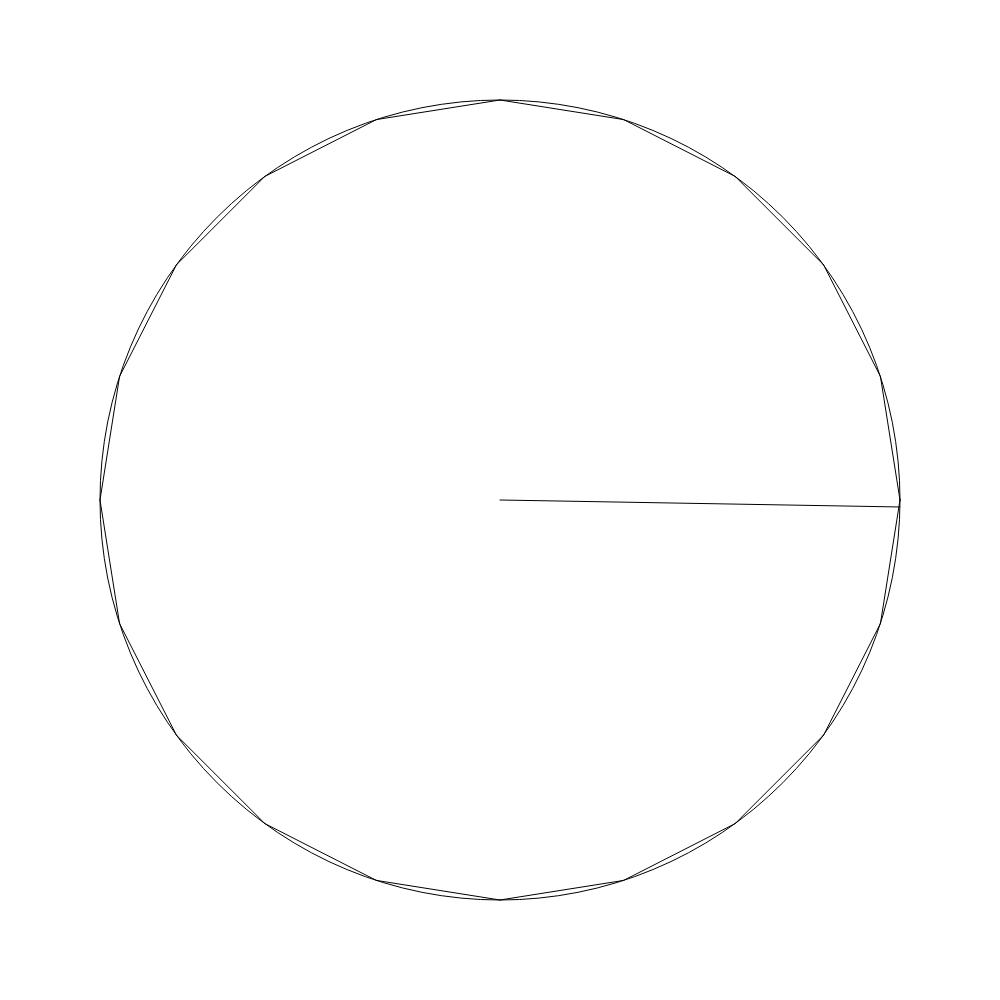
Frame 1 (no input)
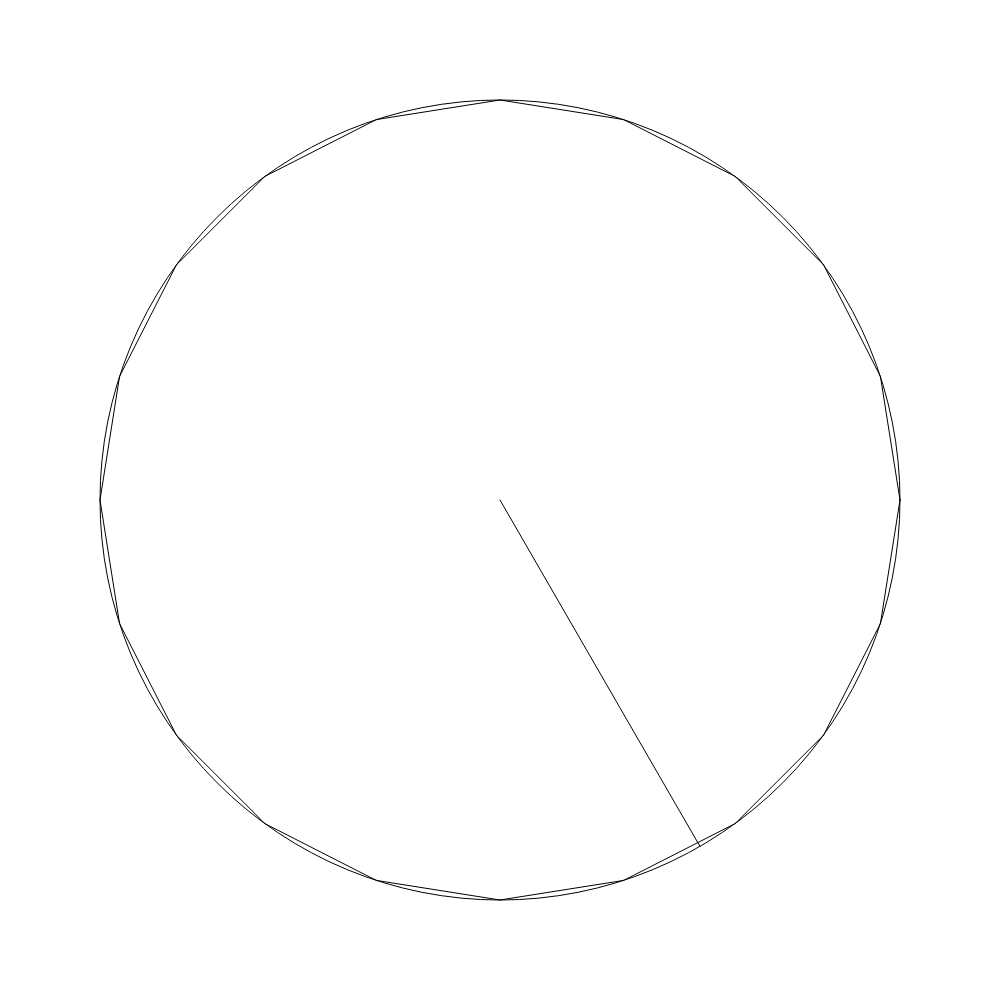
Frame 60 (no input)
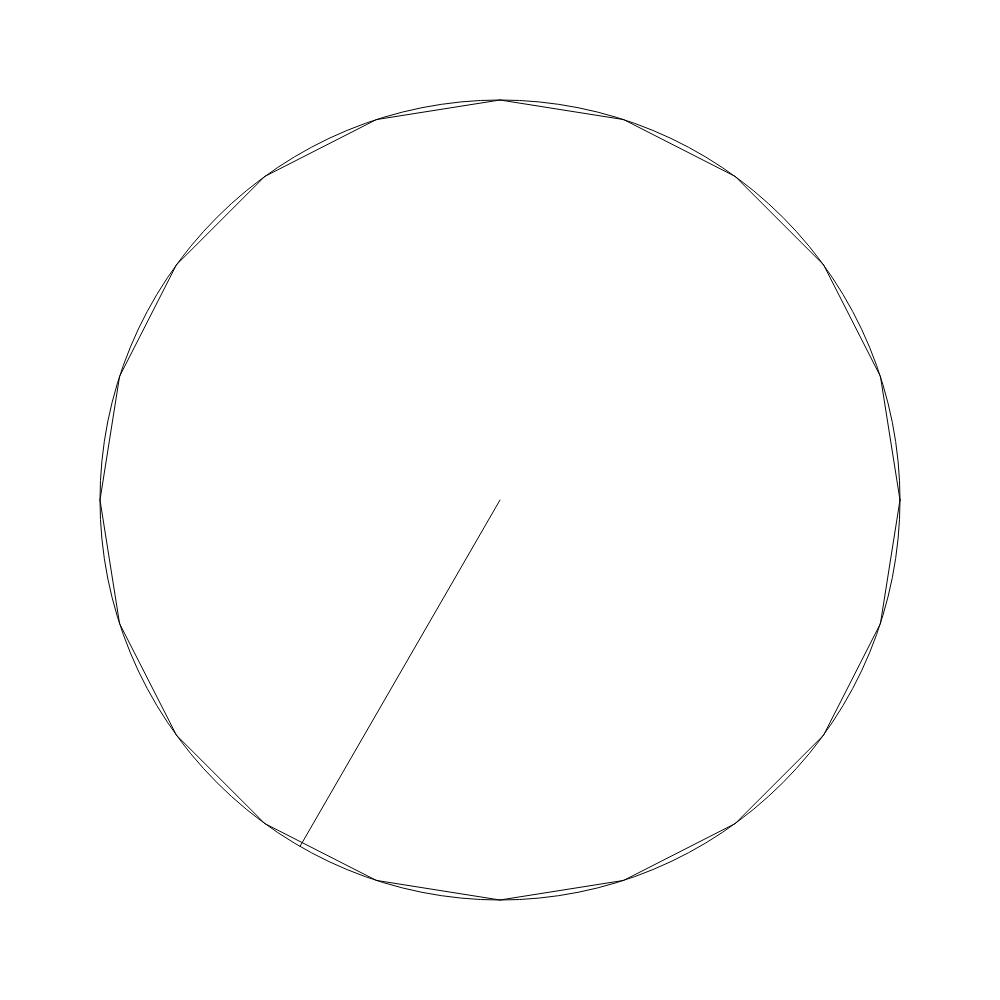
Frame 120 (the mouse pressed at the canvas centre since frame 60)

The p5.js sketch that drew these frames (run headless with seeded random() and noise() and a simulated clock; from frame 60 on, the mouse is pressed at the canvas centre):

// p5.js sketch
// ── sketch.js

let pointsX = [],
    pointsY = [],
    i = 0,
    divisions = 20;

function setup() {
  createCanvas(1000, 1000);
  stitchSetup();
}

function draw(){
  background(255);
  fill(255);
  translate(500,500);
  ellipse(0,0,800);
  stitchDraw();
  spinningArm();
}
//setup is out here for performance. Obviously don't want to just keep pushing points to the array.
function stitchSetup(){
  for(let i = 0; i < divisions; i++){
    let x = 400 * Math.cos(2 * Math.PI * i / divisions);
    let y = 400 * Math.sin(2 * Math.PI * i / divisions);
    pointsX.push(x);
    pointsY.push(y);
  }
}
//manually drawing circle shape with set divisions for smoothness.
function stitchDraw(){
  for(let i = 0; i <= pointsX.length; i++){
    if(i < pointsX.length - 1){
      line(pointsX[i], pointsY[i], pointsX[i + 1], pointsY[i + 1]);
    }else{
      line(pointsX[i], pointsY[i], pointsX[0], pointsY[0]);
    }
  }
}

function spinningArm(){
  i += 1;
  if(i === 360){
    i = 1;
  }
  let x = (400 * Math.cos(2 * Math.PI * i / 360));
  let y = (400 * Math.sin(2 * Math.PI * i / 360));
  line(0,0,x,y);
}
